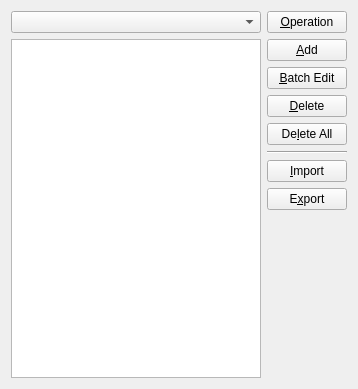
<?xml version="1.0" encoding="UTF-8"?>
<ui version="4.0">
 <class>Editor</class>
 <widget class="QWidget" name="Editor">
  <property name="geometry">
   <rect>
    <x>0</x>
    <y>0</y>
    <width>358</width>
    <height>389</height>
   </rect>
  </property>
  <layout class="QHBoxLayout" name="horizontalLayout_6">
   <item>
    <layout class="QVBoxLayout" name="verticalLayout_2">
     <item>
      <widget class="QComboBox" name="fileListComboBox"/>
     </item>
     <item>
      <widget class="QTableView" name="macroTableView">
       <property name="editTriggers">
        <set>QAbstractItemView::DoubleClicked</set>
       </property>
       <property name="selectionMode">
        <enum>QAbstractItemView::SingleSelection</enum>
       </property>
       <property name="selectionBehavior">
        <enum>QAbstractItemView::SelectRows</enum>
       </property>
       <attribute name="horizontalHeaderStretchLastSection">
        <bool>true</bool>
       </attribute>
       <attribute name="verticalHeaderVisible">
        <bool>false</bool>
       </attribute>
      </widget>
     </item>
    </layout>
   </item>
   <item>
    <layout class="QVBoxLayout" name="verticalLayout">
     <item>
      <widget class="QPushButton" name="operationButton">
       <property name="text">
        <string>&amp;Operation</string>
       </property>
      </widget>
     </item>
     <item>
      <widget class="QPushButton" name="addButton">
       <property name="text">
        <string>&amp;Add</string>
       </property>
       <property name="icon">
        <iconset theme="list-add">
         <normaloff>.</normaloff>.</iconset>
       </property>
      </widget>
     </item>
     <item>
      <widget class="QPushButton" name="batchEditButton">
       <property name="text">
        <string>&amp;Batch Edit</string>
       </property>
       <property name="icon">
        <iconset theme="document-edit">
         <normaloff>.</normaloff>.</iconset>
       </property>
      </widget>
     </item>
     <item>
      <widget class="QPushButton" name="deleteButton">
       <property name="text">
        <string>&amp;Delete</string>
       </property>
       <property name="icon">
        <iconset theme="list-remove">
         <normaloff>.</normaloff>.</iconset>
       </property>
      </widget>
     </item>
     <item>
      <widget class="QPushButton" name="clearButton">
       <property name="text">
        <string>De&amp;lete All</string>
       </property>
       <property name="icon">
        <iconset theme="edit-delete">
         <normaloff>.</normaloff>.</iconset>
       </property>
      </widget>
     </item>
     <item>
      <widget class="Line" name="line">
       <property name="orientation">
        <enum>Qt::Horizontal</enum>
       </property>
      </widget>
     </item>
     <item>
      <widget class="QPushButton" name="importButton">
       <property name="text">
        <string>&amp;Import</string>
       </property>
       <property name="icon">
        <iconset theme="document-import">
         <normaloff>.</normaloff>.</iconset>
       </property>
      </widget>
     </item>
     <item>
      <widget class="QPushButton" name="exportButton">
       <property name="text">
        <string>E&amp;xport</string>
       </property>
       <property name="icon">
        <iconset theme="document-export">
         <normaloff>.</normaloff>.</iconset>
       </property>
      </widget>
     </item>
     <item>
      <spacer name="verticalSpacer">
       <property name="orientation">
        <enum>Qt::Vertical</enum>
       </property>
       <property name="sizeHint" stdset="0">
        <size>
         <width>20</width>
         <height>40</height>
        </size>
       </property>
      </spacer>
     </item>
    </layout>
   </item>
  </layout>
 </widget>
 <resources/>
 <connections/>
</ui>
